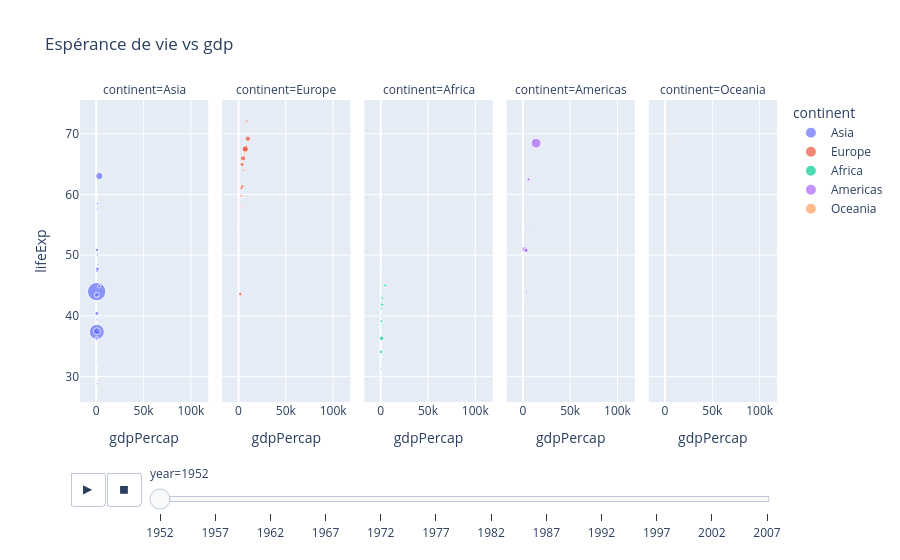

The notebook cell this image was saved under:
### Code cell
# animation

fig = px.scatter(gapminder, y='lifeExp', x='gdpPercap', 
        title='Espérance de vie vs gdp',
        hover_data=['pop', 'country'],
        size='pop',
        facet_col='continent',
        color='continent',
        animation_frame='year',
        animation_group='country')

fig.show()

### Figure 1 — Plotly figure (JSON) as saved in the notebook; plotly's stock layout.template omitted (floating-point values rounded to 4 significant figures)
{"data": [{"customdata": [[8425333, "Afghanistan"], [120447, "Bahrain"], [46886859, "Bangladesh"], [4693836, "Cambodia"], [556263527, "China"], [2125900, "Hong Kong, China"], [372000000, "India"], [82052000, "Indonesia"], [17272000, "Iran"], [5441766, "Iraq"], [1620914, "Israel"], [86459025, "Japan"], [607914, "Jordan"], [8865488, "Korea, Dem. Rep."], [20947571, "Korea, Rep."], [160000, "Kuwait"], [1439529, "Lebanon"], [6748378, "Malaysia"], [800663, "Mongolia"], [20092996, "Myanmar"], [9182536, "Nepal"], [507833, "Oman"], [41346560, "Pakistan"], [22438691, "Philippines"], [4005677, "Saudi Arabia"], [1127000, "Singapore"], [7982342, "Sri Lanka"], [3661549, "Syria"], [8550362, "Taiwan"], [21289402, "Thailand"], [26246839, "Vietnam"], [1030585, "West Bank and Gaza"], [4963829, "Yemen, Rep."]], "hovertemplate": "continent=Asia<br>year=1952<br>gdpPercap=%{x}<br>lifeExp=%{y}<br>pop=%{customdata[0]}<br>country=%{customdata[1]}<extra></extra>", "ids": ["Afghanistan", "Bahrain", "Bangladesh", "Cambodia", "China", "Hong Kong, China", "India", "Indonesia", "Iran", "Iraq", "Israel", "Japan", "Jordan", "Korea, Dem. Rep.", "Korea, Rep.", "Kuwait", "Lebanon", "Malaysia", "Mongolia", "Myanmar", "Nepal", "Oman", "Pakistan", "Philippines", "Saudi Arabia", "Singapore", "Sri Lanka", "Syria", "Taiwan", "Thailand", "Vietnam", "West Bank and Gaza", "Yemen, Rep."], "legendgroup": "Asia", "marker": {"color": "#636efa", "size": [8425333, 120447, 46886859, 4693836, 556263527, 2125900, 372000000, 82052000, 17272000, 5441766, 1620914, 86459025, 607914, 8865488, 20947571, 160000, 1439529, 6748378, 800663, 20092996, 9182536, 507833, 41346560, 22438691, 4005677, 1127000, 7982342, 3661549, 8550362, 21289402, 26246839, 1030585, 4963829], "sizemode": "area", "sizeref": 3297000.0, "symbol": "circle"}, "mode": "markers", "name": "Asia", "orientation": "v", "showlegend": true, "type": "scatter", "x": [779.4, 9867.0, 684.2, 368.5, 400.4, 3054.0, 546.6, 749.7, 3035.0, 4130.0, 4087.0, 3217.0, 1547.0, 1088.0, 1031.0, 108400.0, 4835.0, 1831.0, 786.6, 331.0, 545.9, 1828.0, 684.6, 1273.0, 6460.0, 2315.0, 1084.0, 1643.0, 1207.0, 757.8, 605.1, 1516.0, 781.7], "xaxis": "x", "y": [28.8, 50.94, 37.48, 39.42, 44.0, 60.96, 37.37, 37.47, 44.87, 45.32, 65.39, 63.03, 43.16, 50.06, 47.45, 55.56, 55.93, 48.46, 42.24, 36.32, 36.16, 37.58, 43.44, 47.75, 39.88, 60.4, 57.59, 45.88, 58.5, 50.85, 40.41, 43.16, 32.55], "yaxis": "y"}, {"customdata": [[1282697, "Albania"], [6927772, "Austria"], [8730405, "Belgium"], [2791000, "Bosnia and Herzegovina"], [7274900, "Bulgaria"], [3882229, "Croatia"], [9125183, "Czech Republic"], [4334000, "Denmark"], [4090500, "Finland"], [42459667, "France"], [69145952, "Germany"], [7733250, "Greece"], [9504000, "Hungary"], [147962, "Iceland"], [2952156, "Ireland"], [47666000, "Italy"], [413834, "Montenegro"], [10381988, "Netherlands"], [3327728, "Norway"], [25730551, "Poland"], [8526050, "Portugal"], [16630000, "Romania"], [6860147, "Serbia"], [3558137, "Slovak Republic"], [1489518, "Slovenia"], [28549870, "Spain"], [7124673, "Sweden"], [4815000, "Switzerland"], [22235677, "Turkey"], [50430000, "United Kingdom"]], "hovertemplate": "continent=Europe<br>year=1952<br>gdpPercap=%{x}<br>lifeExp=%{y}<br>pop=%{customdata[0]}<br>country=%{customdata[1]}<extra></extra>", "ids": ["Albania", "Austria", "Belgium", "Bosnia and Herzegovina", "Bulgaria", "Croatia", "Czech Republic", "Denmark", "Finland", "France", "Germany", "Greece", "Hungary", "Iceland", "Ireland", "Italy", "Montenegro", "Netherlands", "Norway", "Poland", "Portugal", "Romania", "Serbia", "Slovak Republic", "Slovenia", "Spain", "Sweden", "Switzerland", "Turkey", "United Kingdom"], "legendgroup": "Europe", "marker": {"color": "#EF553B", "size": [1282697, 6927772, 8730405, 2791000, 7274900, 3882229, 9125183, 4334000, 4090500, 42459667, 69145952, 7733250, 9504000, 147962, 2952156, 47666000, 413834, 10381988, 3327728, 25730551, 8526050, 16630000, 6860147, 3558137, 1489518, 28549870, 7124673, 4815000, 22235677, 50430000], "sizemode": "area", "sizeref": 3297000.0, "symbol": "circle"}, "mode": "markers", "name": "Europe", "orientation": "v", "showlegend": true, "type": "scatter", "x": [1601.0, 6137.0, 8343.0, 973.5, 2444.0, 3119.0, 6876.0, 9692.0, 6425.0, 7030.0, 7144.0, 3531.0, 5264.0, 7268.0, 5210.0, 4931.0, 2648.0, 8942.0, 10100.0, 4029.0, 3068.0, 3145.0, 3581.0, 5075.0, 4215.0, 3834.0, 8528.0, 14730.0, 1969.0, 9980.0], "xaxis": "x2", "y": [55.23, 66.8, 68.0, 53.82, 59.6, 61.21, 66.87, 70.78, 66.55, 67.41, 67.5, 65.86, 64.03, 72.49, 66.91, 65.94, 59.16, 72.13, 72.67, 61.31, 59.82, 61.05, 58.0, 64.36, 65.57, 64.94, 71.86, 69.62, 43.59, 69.18], "yaxis": "y2"}, {"customdata": [[9279525, "Algeria"], [4232095, "Angola"], [1738315, "Benin"], [442308, "Botswana"], [4469979, "Burkina Faso"], [2445618, "Burundi"], [5009067, "Cameroon"], [1291695, "Central African Republic"], [2682462, "Chad"], [153936, "Comoros"], [14100005, "Congo, Dem. Rep."], [854885, "Congo, Rep."], [2977019, "Cote d'Ivoire"], [63149, "Djibouti"], [22223309, "Egypt"], [216964, "Equatorial Guinea"], [1438760, "Eritrea"], [20860941, "Ethiopia"], [420702, "Gabon"], [284320, "Gambia"], [5581001, "Ghana"], [2664249, "Guinea"], [580653, "Guinea-Bissau"], [6464046, "Kenya"], [748747, "Lesotho"], [863308, "Liberia"], [1019729, "Libya"], [4762912, "Madagascar"], [2917802, "Malawi"], [3838168, "Mali"], [1022556, "Mauritania"], [516556, "Mauritius"], [9939217, "Morocco"], [6446316, "Mozambique"], [485831, "Namibia"], [3379468, "Niger"], [33119096, "Nigeria"], [257700, "Reunion"], [2534927, "Rwanda"], [60011, "Sao Tome and Principe"], [2755589, "Senegal"], [2143249, "Sierra Leone"], [2526994, "Somalia"], [14264935, "South Africa"], [8504667, "Sudan"], [290243, "Swaziland"], [8322925, "Tanzania"], [1219113, "Togo"], [3647735, "Tunisia"], [5824797, "Uganda"], [2672000, "Zambia"], [3080907, "Zimbabwe"]], "hovertemplate": "continent=Africa<br>year=1952<br>gdpPercap=%{x}<br>lifeExp=%{y}<br>pop=%{customdata[0]}<br>country=%{customdata[1]}<extra></extra>", "ids": ["Algeria", "Angola", "Benin", "Botswana", "Burkina Faso", "Burundi", "Cameroon", "Central African Republic", "Chad", "Comoros", "Congo, Dem. Rep.", "Congo, Rep.", "Cote d'Ivoire", "Djibouti", "Egypt", "Equatorial Guinea", "Eritrea", "Ethiopia", "Gabon", "Gambia", "Ghana", "Guinea", "Guinea-Bissau", "Kenya", "Lesotho", "Liberia", "Libya", "Madagascar", "Malawi", "Mali", "Mauritania", "Mauritius", "Morocco", "Mozambique", "Namibia", "Niger", "Nigeria", "Reunion", "Rwanda", "Sao Tome and Principe", "Senegal", "Sierra Leone", "Somalia", "South Africa", "Sudan", "Swaziland", "Tanzania", "Togo", "Tunisia", "Uganda", "Zambia", "Zimbabwe"], "legendgroup": "Africa", "marker": {"color": "#00cc96", "size": [9279525, 4232095, 1738315, 442308, 4469979, 2445618, 5009067, 1291695, 2682462, 153936, 14100005, 854885, 2977019, 63149, 22223309, 216964, 1438760, 20860941, 420702, 284320, 5581001, 2664249, 580653, 6464046, 748747, 863308, 1019729, 4762912, 2917802, 3838168, 1022556, 516556, 9939217, 6446316, 485831, 3379468, 33119096, 257700, 2534927, 60011, 2755589, 2143249, 2526994, 14264935, 8504667, 290243, 8322925, 1219113, 3647735, 5824797, 2672000, 3080907], "sizemode": "area", "sizeref": 3297000.0, "symbol": "circle"}, "mode": "markers", "name": "Africa", "orientation": "v", "showlegend": true, "type": "scatter", "x": [2449.0, 3521.0, 1063.0, 851.2, 543.3, 339.3, 1173.0, 1071.0, 1179.0, 1103.0, 780.5, 2126.0, 1389.0, 2670.0, 1419.0, 375.6, 328.9, 362.1, 4293.0, 485.2, 911.3, 510.2, 299.9, 853.5, 298.8, 575.6, 2388.0, 1443.0, 369.2, 452.3, 743.1, 1968.0, 1688.0, 468.5, 2424.0, 761.9, 1077.0, 2719.0, 493.3, 879.6, 1450.0, 879.8, 1136.0, 4725.0, 1616.0, 1148.0, 716.7, 859.8, 1468.0, 734.8, 1147.0, 406.9], "xaxis": "x3", "y": [43.08, 30.02, 38.22, 47.62, 31.98, 39.03, 38.52, 35.46, 38.09, 40.72, 39.14, 42.11, 40.48, 34.81, 41.89, 34.48, 35.93, 34.08, 37.0, 30.0, 43.15, 33.61, 32.5, 42.27, 42.14, 38.48, 42.72, 36.68, 36.26, 33.69, 40.54, 50.99, 42.87, 31.29, 41.73, 37.44, 36.32, 52.72, 40.0, 46.47, 37.28, 30.33, 32.98, 45.01, 38.63, 41.41, 41.22, 38.6, 44.6, 39.98, 42.04, 48.45], "yaxis": "y3"}, {"customdata": [[17876956, "Argentina"], [2883315, "Bolivia"], [56602560, "Brazil"], [14785584, "Canada"], [6377619, "Chile"], [12350771, "Colombia"], [926317, "Costa Rica"], [6007797, "Cuba"], [2491346, "Dominican Republic"], [3548753, "Ecuador"], [2042865, "El Salvador"], [3146381, "Guatemala"], [3201488, "Haiti"], [1517453, "Honduras"], [1426095, "Jamaica"], [30144317, "Mexico"], [1165790, "Nicaragua"], [940080, "Panama"], [1555876, "Paraguay"], [8025700, "Peru"], [2227000, "Puerto Rico"], [662850, "Trinidad and Tobago"], [157553000, "United States"], [2252965, "Uruguay"], [5439568, "Venezuela"]], "hovertemplate": "continent=Americas<br>year=1952<br>gdpPercap=%{x}<br>lifeExp=%{y}<br>pop=%{customdata[0]}<br>country=%{customdata[1]}<extra></extra>", "ids": ["Argentina", "Bolivia", "Brazil", "Canada", "Chile", "Colombia", "Costa Rica", "Cuba", "Dominican Republic", "Ecuador", "El Salvador", "Guatemala", "Haiti", "Honduras", "Jamaica", "Mexico", "Nicaragua", "Panama", "Paraguay", "Peru", "Puerto Rico", "Trinidad and Tobago", "United States", "Uruguay", "Venezuela"], "legendgroup": "Americas", "marker": {"color": "#ab63fa", "size": [17876956, 2883315, 56602560, 14785584, 6377619, 12350771, 926317, 6007797, 2491346, 3548753, 2042865, 3146381, 3201488, 1517453, 1426095, 30144317, 1165790, 940080, 1555876, 8025700, 2227000, 662850, 157553000, 2252965, 5439568], "sizemode": "area", "sizeref": 3297000.0, "symbol": "circle"}, "mode": "markers", "name": "Americas", "orientation": "v", "showlegend": true, "type": "scatter", "x": [5911.0, 2677.0, 2109.0, 11370.0, 3940.0, 2144.0, 2627.0, 5587.0, 1398.0, 3522.0, 3048.0, 2428.0, 1840.0, 2195.0, 2899.0, 3478.0, 3112.0, 2480.0, 1952.0, 3759.0, 3082.0, 3023.0, 13990.0, 5717.0, 7690.0], "xaxis": "x4", "y": [62.48, 40.41, 50.92, 68.75, 54.74, 50.64, 57.21, 59.42, 45.93, 48.36, 45.26, 42.02, 37.58, 41.91, 58.53, 50.79, 42.31, 55.19, 62.65, 43.9, 64.28, 59.1, 68.44, 66.07, 55.09], "yaxis": "y4"}, {"customdata": [[8691212, "Australia"], [1994794, "New Zealand"]], "hovertemplate": "continent=Oceania<br>year=1952<br>gdpPercap=%{x}<br>lifeExp=%{y}<br>pop=%{customdata[0]}<br>country=%{customdata[1]}<extra></extra>", "ids": ["Australia", "New Zealand"], "legendgroup": "Oceania", "marker": {"color": "#FFA15A", "size": [8691212, 1994794], "sizemode": "area", "sizeref": 3297000.0, "symbol": "circle"}, "mode": "markers", "name": "Oceania", "orientation": "v", "showlegend": true, "type": "scatter", "x": [10040.0, 10560.0], "xaxis": "x5", "y": [69.12, 69.39], "yaxis": "y5"}], "layout": {"annotations": [{"font": {}, "showarrow": false, "text": "continent=Asia", "x": 0.092, "xanchor": "center", "xref": "paper", "y": 1, "yanchor": "bottom", "yref": "paper"}, {"font": {}, "showarrow": false, "text": "continent=Europe", "x": 0.296, "xanchor": "center", "xref": "paper", "y": 1, "yanchor": "bottom", "yref": "paper"}, {"font": {}, "showarrow": false, "text": "continent=Africa", "x": 0.5, "xanchor": "center", "xref": "paper", "y": 1, "yanchor": "bottom", "yref": "paper"}, {"font": {}, "showarrow": false, "text": "continent=Americas", "x": 0.704, "xanchor": "center", "xref": "paper", "y": 1, "yanchor": "bottom", "yref": "paper"}, {"font": {}, "showarrow": false, "text": "continent=Oceania", "x": 0.908, "xanchor": "center", "xref": "paper", "y": 1, "yanchor": "bottom", "yref": "paper"}], "legend": {"itemsizing": "constant", "title": {"text": "continent"}, "tracegroupgap": 0}, "sliders": [{"active": 0, "currentvalue": {"prefix": "year="}, "len": 0.9, "pad": {"b": 10, "t": 60}, "steps": [{"args": [["1952"], {"frame": {"duration": 0, "redraw": false}, "fromcurrent": true, "mode": "immediate", "transition": {"duration": 0, "easing": "linear"}}], "label": "1952", "method": "animate"}, {"args": [["1957"], {"frame": {"duration": 0, "redraw": false}, "fromcurrent": true, "mode": "immediate", "transition": {"duration": 0, "easing": "linear"}}], "label": "1957", "method": "animate"}, {"args": [["1962"], {"frame": {"duration": 0, "redraw": false}, "fromcurrent": true, "mode": "immediate", "transition": {"duration": 0, "easing": "linear"}}], "label": "1962", "method": "animate"}, {"args": [["1967"], {"frame": {"duration": 0, "redraw": false}, "fromcurrent": true, "mode": "immediate", "transition": {"duration": 0, "easing": "linear"}}], "label": "1967", "method": "animate"}, {"args": [["1972"], {"frame": {"duration": 0, "redraw": false}, "fromcurrent": true, "mode": "immediate", "transition": {"duration": 0, "easing": "linear"}}], "label": "1972", "method": "animate"}, {"args": [["1977"], {"frame": {"duration": 0, "redraw": false}, "fromcurrent": true, "mode": "immediate", "transition": {"duration": 0, "easing": "linear"}}], "label": "1977", "method": "animate"}, {"args": [["1982"], {"frame": {"duration": 0, "redraw": false}, "fromcurrent": true, "mode": "immediate", "transition": {"duration": 0, "easing": "linear"}}], "label": "1982", "method": "animate"}, {"args": [["1987"], {"frame": {"duration": 0, "redraw": false}, "fromcurrent": true, "mode": "immediate", "transition": {"duration": 0, "easing": "linear"}}], "label": "1987", "method": "animate"}, {"args": [["1992"], {"frame": {"duration": 0, "redraw": false}, "fromcurrent": true, "mode": "immediate", "transition": {"duration": 0, "easing": "linear"}}], "label": "1992", "method": "animate"}, {"args": [["1997"], {"frame": {"duration": 0, "redraw": false}, "fromcurrent": true, "mode": "immediate", "transition": {"duration": 0, "easing": "linear"}}], "label": "1997", "method": "animate"}, {"args": [["2002"], {"frame": {"duration": 0, "redraw": false}, "fromcurrent": true, "mode": "immediate", "transition": {"duration": 0, "easing": "linear"}}], "label": "2002", "method": "animate"}, {"args": [["2007"], {"frame": {"duration": 0, "redraw": false}, "fromcurrent": true, "mode": "immediate", "transition": {"duration": 0, "easing": "linear"}}], "label": "2007", "method": "animate"}], "x": 0.1, "xanchor": "left", "y": 0, "yanchor": "top"}], "title": {"text": "Espérance de vie vs gdp"}, "updatemenus": [{"buttons": [{"args": [null, {"frame": {"duration": 500, "redraw": false}, "fromcurrent": true, "mode": "immediate", "transition": {"duration": 500, "easing": "linear"}}], "label": "&#9654;", "method": "animate"}, {"args": [[null], {"frame": {"duration": 0, "redraw": false}, "fromcurrent": true, "mode": "immediate", "transition": {"duration": 0, "easing": "linear"}}], "label": "&#9724;", "method": "animate"}], "direction": "left", "pad": {"r": 10, "t": 70}, "showactive": false, "type": "buttons", "x": 0.1, "xanchor": "right", "y": 0, "yanchor": "top"}], "xaxis": {"anchor": "y", "domain": [0, 0.184], "title": {"text": "gdpPercap"}}, "xaxis2": {"anchor": "y2", "domain": [0.204, 0.388], "matches": "x", "title": {"text": "gdpPercap"}}, "xaxis3": {"anchor": "y3", "domain": [0.408, 0.592], "matches": "x", "title": {"text": "gdpPercap"}}, "xaxis4": {"anchor": "y4", "domain": [0.612, 0.796], "matches": "x", "title": {"text": "gdpPercap"}}, "xaxis5": {"anchor": "y5", "domain": [0.816, 1], "matches": "x", "title": {"text": "gdpPercap"}}, "yaxis": {"anchor": "x", "domain": [0, 1], "title": {"text": "lifeExp"}}, "yaxis2": {"anchor": "x2", "domain": [0, 1], "matches": "y", "showticklabels": false}, "yaxis3": {"anchor": "x3", "domain": [0, 1], "matches": "y", "showticklabels": false}, "yaxis4": {"anchor": "x4", "domain": [0, 1], "matches": "y", "showticklabels": false}, "yaxis5": {"anchor": "x5", "domain": [0, 1], "matches": "y", "showticklabels": false}}}
